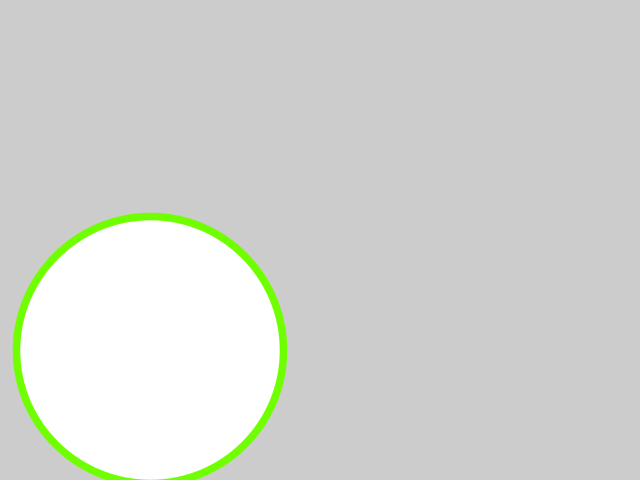
Frame 1 (no input)
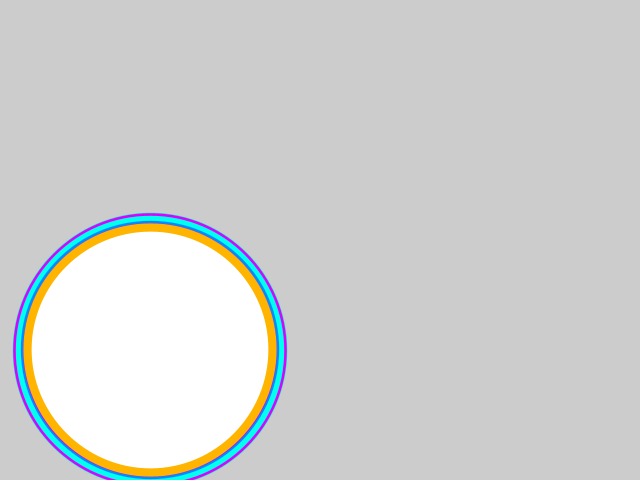
Frame 60 (the mouse pressed at the canvas centre just before this capture)
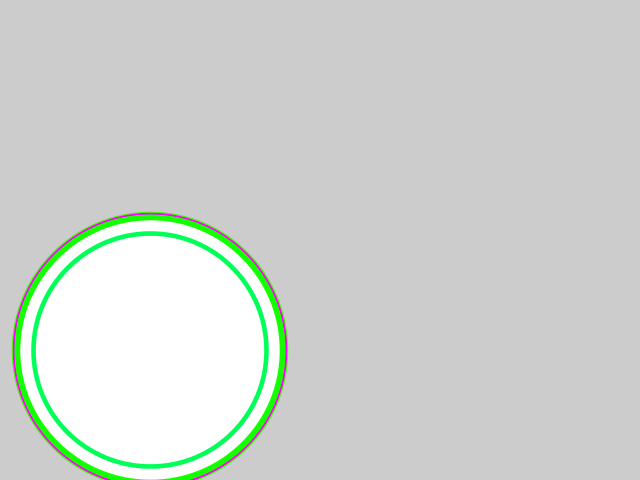
Frame 120 (the mouse held since frame 60 and released just before this capture)

The Processing sketch that drew these frames (run headless with seeded random() and noise(); from frame 60 on, the mouse is pressed at the canvas centre):

// Processing sketch: randomcolor
// ── randomcolor.pde
void setup()
{
  size(640, 480);
  colorMode(HSB);
}

void draw()
{
  strokeWeight(random(3,10));
  stroke(random(255), 255, 255); //HSB maximizing saturation and brightness
  // only thing changing is the hue
  float rainbow_size =random(200,270);
  ellipse(150, 350, rainbow_size, rainbow_size);
}
